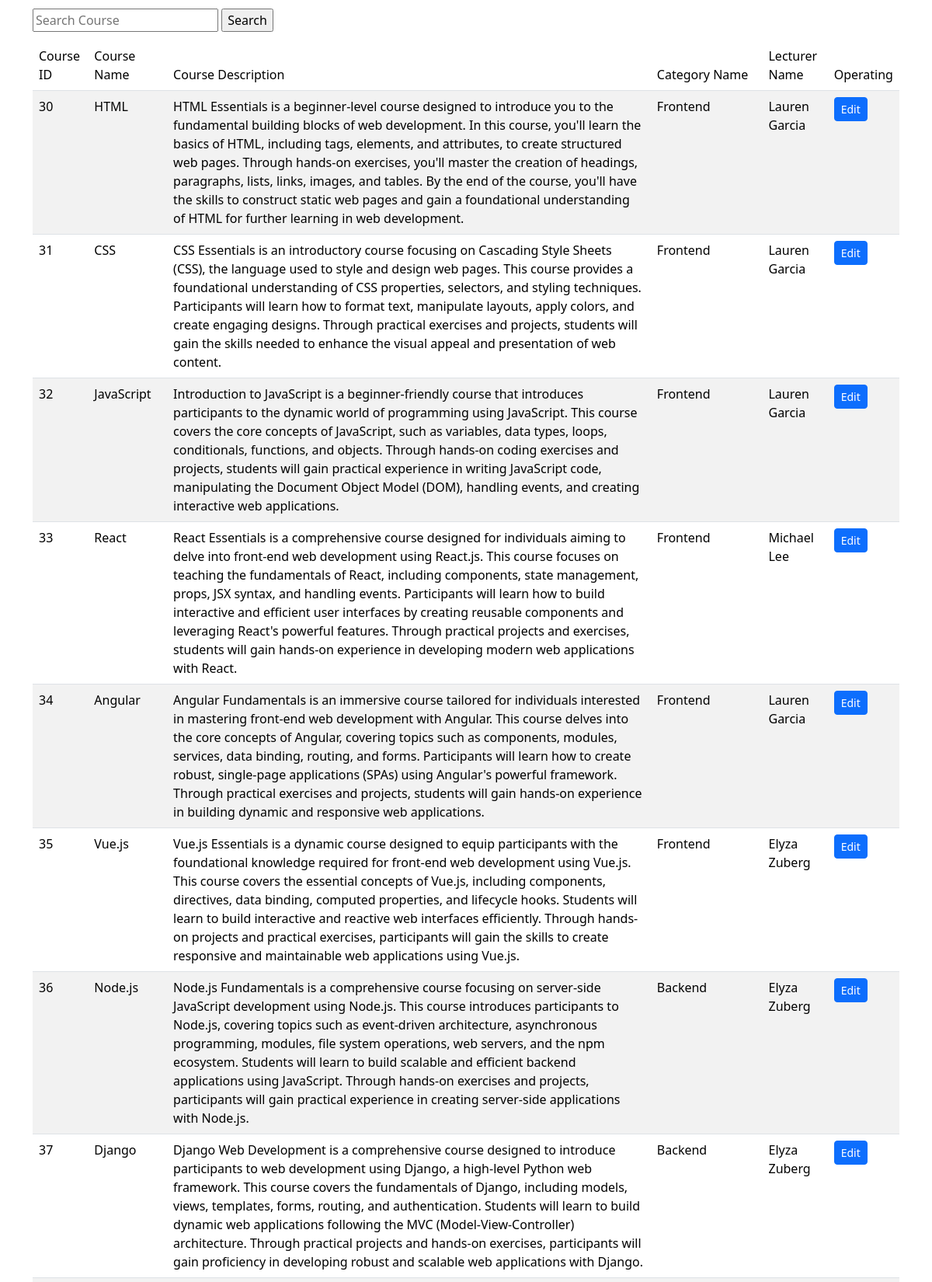
Page /Website/Dashboard/CourseDetail/CourseDetail.php (upper part) on the committed database.
### tables this page shows
CREATE TABLE `coursedetail` (
  `CourseID` int DEFAULT NULL,
  `CourseImage` longblob,
  `CourseName` varchar(100) DEFAULT NULL,
  `CoursePrice` varchar(100) DEFAULT NULL,
  `CourseDescription` varchar(10000) DEFAULT NULL,
  `CategoryID` int DEFAULT NULL,
  `CategoryName` varchar(100) DEFAULT NULL,
  `LecturerID` int DEFAULT NULL,
  `LecturerName` varchar(100) DEFAULT NULL,
  `LecturerQualification` int DEFAULT NULL,
  `StudyDuration` int DEFAULT NULL,
  `LearningPlatform` varchar(100) DEFAULT NULL,
  `LearningResult` varchar(1000) DEFAULT NULL,
  `CourseOutline` varchar(1000) DEFAULT NULL
);

### Website/Dashboard/CourseDetail/CourseDetail.php (the view, shortened to what this page needs)
<!doctype html>
<html lang="en">
<head>
    <link href="https://cdn.jsdelivr.net/npm/bootstrap@5.3.2/dist/css/bootstrap.min.css" rel="stylesheet"
>
</head>
<body>
    <div class="container">
        <form action="<?php echo $_SERVER['PHP_SELF']; ?>" method="GET">
            <div style="width: 100%; justify-content: space-between; margin: 1% 0; display: flex;">
                <div>
                    <input type="text" name="search" id="search" placeholder="Search Course"
                        value="<?php echo isset($_GET['search']) ? $_GET['search'] : ''; ?>">
                    <input type="submit" name="searchsub" id="searchsub" value="Search">
                </div>
            </div>
        </form>
        <table class="table table-striped">
            <thead>
                <tr>
                    <td>Course ID</td>
                    <td>Course Name</td>
                    <td>Course Description</td>
                    <td>Category Name</td>
                    <td>Lecturer Name</td>
                    <td>Operating</td>
                </tr>
            </thead>
            <tbody>
                <?php
                include '../../ConnectDB.php';
                if (isset($_GET['search'])) {
                    $filterValue = $_GET['search'];
                    $query = "SELECT * FROM coursedetail WHERE CourseID LIKE '%$filterValue%' OR CourseName LIKE '%$filterValue%' OR CoursePrice LIKE '%$filterValue%' OR CourseDescription LIKE '%$filterValue%' OR CategoryName LIKE '%$filterValue%' OR LecturerName LIKE '%$filterValue%' OR LecturerQualification LIKE '%$filterValue%' OR StudyDuration LIKE '%$filterValue%' OR LearningPlatform LIKE '%$filterValue%' OR LearningResult LIKE '%$filterValue%' OR CourseOutline LIKE '%$filterValue%'";
                    $result = $conn->query($query);
                    if (!$result) {
                        die("Invalid query" . $conn->error);
                    }
                    if ($result->num_rows > 0) {
                        while ($row = $result->fetch_assoc()) {
                            echo "<tr>
                                    <td>{$row['CourseID']}</td>
                                    <td>{$row['CourseName']}</td>
                                    <td>{$row['CourseDescription']}</td>
                                    <td>{$row['CategoryName']}</td>
                                    <td>{$row['LecturerName']}</td>
                                    <td>
                                        <a href='edit-detail.php?CourseID={$row['CourseID']}' class='btn btn-primary btn-sm'>Edit</a>
                                    </td>
                                </tr>";
                        }
                    } else {
                        echo "<tr><td colspan='13'>No Record Found</td></tr>";
                    }
                } else {
                    $sql = "SELECT * FROM coursedetail";
                    $result = $conn->query($sql);
                    while ($row = $result->fetch_assoc()) {
                        echo "<tr>
                                    <td>{$row['CourseID']}</td>
                                    <td>{$row['CourseName']}</td>
                                    <td>{$row['CourseDescription']}</td>
                                    <td>{$row['CategoryName']}</td>
                                    <td>{$row['LecturerName']}</td>
                                    <td>
                                        <a href='edit-detail.php?CourseID={$row['CourseID']}' class='btn btn-primary btn-sm'>Edit</a>
                                    </td>
                                </tr>";
                    }
                }
                ?>
            </tbody>
        </table>
    </div>
</body>
</html>

### rows in the picture
coursedetail: CourseID "30", CourseName "HTML", CourseDescription "HTML Essentials is a beginner-level course designed to introduce you to the fundamental building blocks of web development. In this course, you'll learn the basics of HTML, including tags, elements, and attributes, to create structured web pages. Through hands-on exercises, you'll master the creation of headings, paragraphs, lists, links, images, and tables. By the end of the course, you'll have the skills to construct static web pages and gain a foundational understanding of HTML for further learning in web development.", CategoryName "Frontend", LecturerName "Lauren Garcia"
coursedetail: CourseID "31", CourseName "CSS", CourseDescription "CSS Essentials is an introductory course focusing on Cascading Style Sheets (CSS), the language used to style and design web pages. This course provides a foundational understanding of CSS properties, selectors, and styling techniques. Participants will learn how to format text, manipulate layouts, apply colors, and create engaging designs. Through practical exercises and projects, students will gain the skills needed to enhance the visual appeal and presentation of web content.", CategoryName "Frontend", LecturerName "Lauren Garcia"
coursedetail: CourseID "32", CourseName "JavaScript", CourseDescription "Introduction to JavaScript is a beginner-friendly course that introduces participants to the dynamic world of programming using JavaScript. This course covers the core concepts of JavaScript, such as variables, data types, loops, conditionals, functions, and objects. Through hands-on coding exercises and projects, students will gain practical experience in writing JavaScript code, manipulating the Document Object Model (DOM), handling events, and creating interactive web applications.", CategoryName "Frontend", LecturerName "Lauren Garcia"
coursedetail: CourseID "33", CourseName "React", CourseDescription "React Essentials is a comprehensive course designed for individuals aiming to delve into front-end web development using React.js. This course focuses on teaching the fundamentals of React, including components, state management, props, JSX syntax, and handling events. Participants will learn how to build interactive and efficient user interfaces by creating reusable components and leveraging React's powerful features. Through practical projects and exercises, students will gain hands-on experience in developing modern web applications with React.", CategoryName "Frontend", LecturerName "Michael Lee"
coursedetail: CourseID "34", CourseName "Angular", CourseDescription "Angular Fundamentals is an immersive course tailored for individuals interested in mastering front-end web development with Angular. This course delves into the core concepts of Angular, covering topics such as components, modules, services, data binding, routing, and forms. Participants will learn how to create robust, single-page applications (SPAs) using Angular's powerful framework. Through practical exercises and projects, students will gain hands-on experience in building dynamic and responsive web applications.", CategoryName "Frontend", LecturerName "Lauren Garcia"
coursedetail: CourseID "35", CourseName "Vue.js", CourseDescription "Vue.js Essentials is a dynamic course designed to equip participants with the foundational knowledge required for front-end web development using Vue.js. This course covers the essential concepts of Vue.js, including components, directives, data binding, computed properties, and lifecycle hooks. Students will learn to build interactive and reactive web interfaces efficiently. Through hands-on projects and practical exercises, participants will gain the skills to create responsive and maintainable web applications using Vue.js.", CategoryName "Frontend", LecturerName "Elyza Zuberg"
coursedetail: CourseID "36", CourseName "Node.js", CourseDescription "Node.js Fundamentals is a comprehensive course focusing on server-side JavaScript development using Node.js. This course introduces participants to Node.js, covering topics such as event-driven architecture, asynchronous programming, modules, file system operations, web servers, and the npm ecosystem. Students will learn to build scalable and efficient backend applications using JavaScript. Through hands-on exercises and projects, participants will gain practical experience in creating server-side applications with Node.js.", CategoryName "Backend", LecturerName "Elyza Zuberg"
coursedetail: CourseID "37", CourseName "Django", CourseDescription "Django Web Development is a comprehensive course designed to introduce participants to web development using Django, a high-level Python web framework. This course covers the fundamentals of Django, including models, views, templates, forms, routing, and authentication. Students will learn to build dynamic web applications following the MVC (Model-View-Controller) architecture. Through practical projects and hands-on exercises, participants will gain proficiency in developing robust and scalable web applications with Django.", CategoryName "Backend", LecturerName "Elyza Zuberg"
